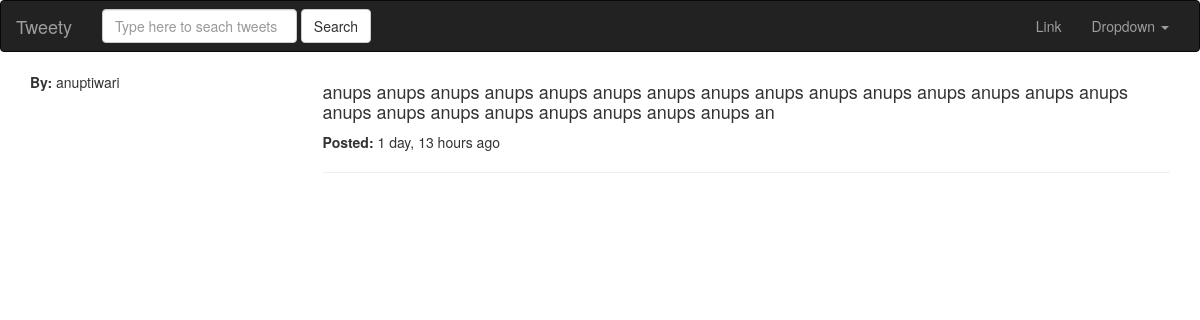
/tweet/4/, run on the app's committed database.
### tweets/models.py (models this page shows, shortened)
class Tweet(models.Model):
    author    = models.ForeignKey(settings.AUTH_USER_MODEL)
    tweetText = models.CharField(max_length=140, validators=[validateTweetText])
    updated   = models.DateTimeField(auto_now=True)
    timestamp = models.DateTimeField(auto_now_add=True)

### tweets/views.py (the view)
# urls.py: url(r'^(?P<pk>\d+)/$', TweetDetailView.as_view(), name='tweetDetailView'),
class TweetDetailView(DetailView):
    template_name = 'tweets/detailView.html'
    queryset = Tweet.objects.all()
    def get_object(self):
        print(self.kwargs)
        pk = self.kwargs.get("pk")
        obj = get_object_or_404(Tweet, id=pk)
        return obj
    def get_context_data(self, *args, **kwargs):
        context = super(TweetDetailView, self).get_context_data(*args, **kwargs)
        return context

### tweets/templates/tweets/detailView.html (shortened to what this page needs)
{% extends 'base.html' %}
{% block content %}
<div class="row">
    <div class="col-sm-3 col-xs-12">
        <strong>By: </strong> {{ object.author }}
    </div>
    <div class="col-sm-9 col-xs-12">
        <h4>{{ object.tweetText }}</h4>
        <strong>Posted: </strong>{{ object.timestamp|timesince }} ago<hr>
    </div>
</div>
{% endblock content %}

### data on the page
Tweet: author "anuptiwari", tweetText "anups anups anups anups anups anups anups anups anups anups anups anups anups anups anups anups anups anups anups anups anups anups anups an", timestamp "1 day, 13 hours"
